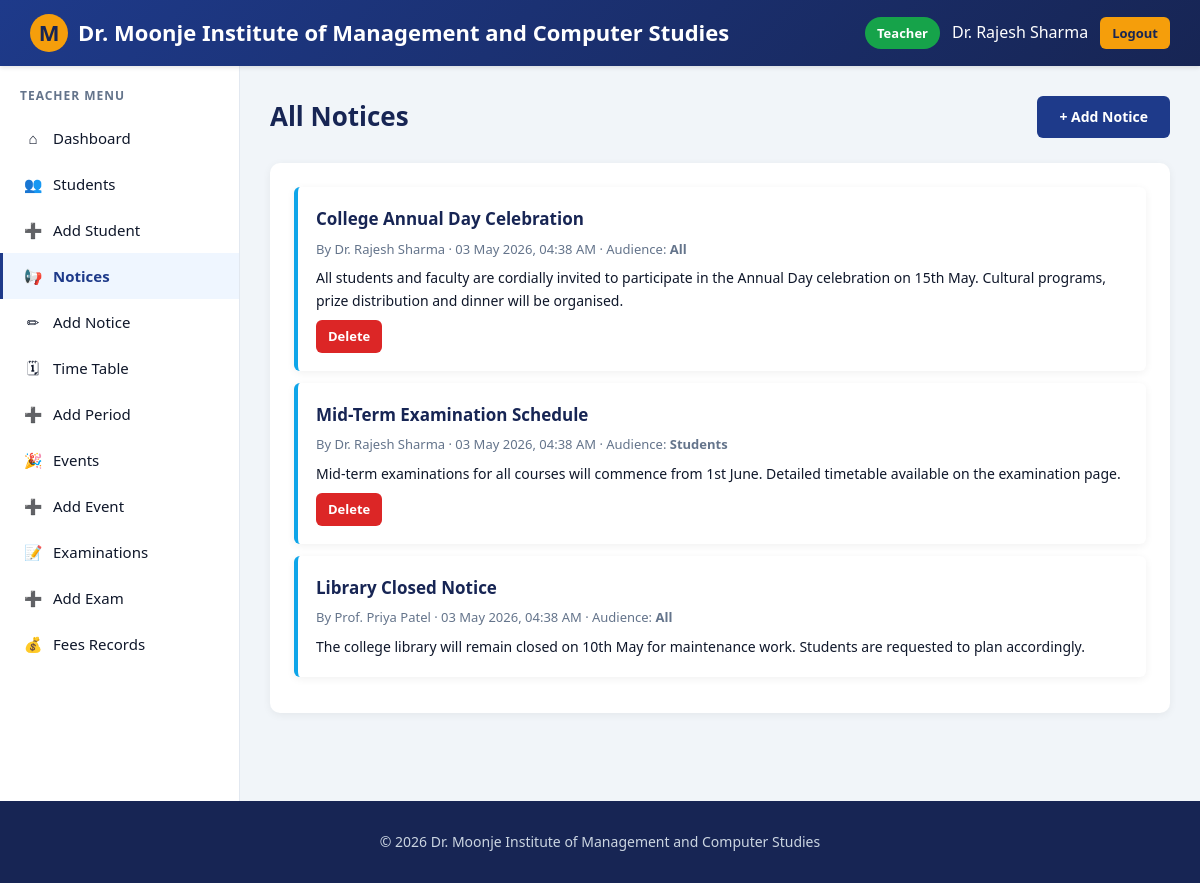
The page /teacher/notices.php (signed in) on the database its author committed.
### tables this page shows
CREATE TABLE notices (
    id INT AUTO_INCREMENT PRIMARY KEY,
    title VARCHAR(200) NOT NULL,
    description TEXT NOT NULL,
    target_audience ENUM('All','Students','Teachers') DEFAULT 'All',
    course VARCHAR(50) DEFAULT NULL,
    posted_by INT NOT NULL,
    created_at TIMESTAMP DEFAULT CURRENT_TIMESTAMP,
    FOREIGN KEY (posted_by) REFERENCES teachers(id) ON DELETE CASCADE
);

CREATE TABLE teachers (
    id INT AUTO_INCREMENT PRIMARY KEY,
    employee_id VARCHAR(20) NOT NULL UNIQUE,
    name VARCHAR(100) NOT NULL,
    email VARCHAR(100) NOT NULL UNIQUE,
    phone VARCHAR(15),
    password VARCHAR(255) NOT NULL,
    department VARCHAR(50) NOT NULL,
    designation VARCHAR(50),
    qualification VARCHAR(100),
    created_at TIMESTAMP DEFAULT CURRENT_TIMESTAMP
);

### config/db.php (called while the page is built, shortened)
<?php
function e($value) {
    return htmlspecialchars($value ?? '', ENT_QUOTES, 'UTF-8');
}

### teacher/notices.php (the view, shortened to what this page needs)
<?php
require_once '../includes/teacher_header.php';
$res = $conn->query("SELECT n.*, t.name AS teacher_name FROM notices n LEFT JOIN teachers t ON n.posted_by=t.id ORDER BY n.created_at DESC");
?>
<div class="page-header">
    <div><h1>All Notices</h1></div>
    <a href="add_notice.php" class="btn">+ Add Notice</a>
</div>
<div class="panel">
    <?php if($res->num_rows): while($n=$res->fetch_assoc()): ?>
        <div class="list-item">
            <h4><?= e($n['title']) ?></h4>
            <p class="meta">
                By <?= e($n['teacher_name']) ?> ·
                <?= date('d M Y, h:i A', strtotime($n['created_at'])) ?> ·
                Audience: <strong><?= e($n['target_audience']) ?></strong>
            </p>
            <p><?= nl2br(e($n['description'])) ?></p>
            <?php if($n['posted_by']==$_SESSION['teacher_id']): ?>
                <p style="margin-top:8px;"><a href="?delete=<?= $n['id'] ?>" class="btn btn-sm btn-danger" onclick="return confirm('Delete?')">Delete</a></p>
            <?php endif; ?>
        </div>
    <?php endwhile; else: ?>
        <p style="color:#64748b;">No notices yet.</p>
    <?php endif; ?>
</div>
<?php require_once '../includes/teacher_footer.php'; ?>

### assets/css/style.css (style rules this page uses)
* { margin:0; padding:0; box-sizing:border-box; }
:root { --primary:#1e3a8a; --primary-dark:#172554; --secondary:#f59e0b; --accent:#0ea5e9; --light:#f8fafc; --dark:#0f172a; --gray:#64748b; --border:#e2e8f0; --success:#16a34a; --danger:#dc2626; --warning:#f59e0b; --card-shadow:0 2px 8px rgba(0,0,0,0.06); }
body { font-family:'Segoe UI', Tahoma, sans-serif; background:#f1f5f9; color:var(--dark); line-height:1.6; min-height:100vh; }
a { text-decoration:none; color:var(--primary); }
.page-header { display:flex; justify-content:space-between; align-items:center; margin-bottom:25px; flex-wrap:wrap; gap:12px; }
.page-header h1 { font-size:26px; color:var(--primary-dark); }
.panel { background:#fff; border-radius:10px; padding:24px; box-shadow:var(--card-shadow); margin-bottom:20px; }
.btn { display:inline-block; padding:10px 22px; background:var(--primary); color:#fff; border:none; border-radius:6px; cursor:pointer; font-size:14px; font-weight:600; transition:background .2s, transform .1s; text-decoration:none; }
.btn-danger { background:var(--danger); }
.btn-sm { padding:6px 12px; font-size:13px; }
.list-item { padding:18px; background:#fff; border-left:4px solid var(--accent); border-radius:6px; margin-bottom:12px; box-shadow:var(--card-shadow); }
.list-item h4 { color:var(--primary-dark); margin-bottom:6px; font-size:17px; }
.list-item .meta { color:var(--gray); font-size:13px; margin-bottom:8px; }
.list-item p { color:var(--dark); font-size:14px; }

### rows shown on the page
notices: title "College Annual Day Celebration", posted_by.name "Dr. Rajesh Sharma", created_at "03 May 2026, 04:38 AM", target_audience "All", description "All students and faculty are cordially invited to participate in the Annual Day celebration on 15th May. Cultural programs, prize distribution and dinner will be organised."
notices: title "Mid-Term Examination Schedule", posted_by.name "Dr. Rajesh Sharma", created_at "03 May 2026, 04:38 AM", target_audience "Students", description "Mid-term examinations for all courses will commence from 1st June. Detailed timetable available on the examination page."
notices: title "Library Closed Notice", posted_by.name "Prof. Priya Patel", created_at "03 May 2026, 04:38 AM", target_audience "All", description "The college library will remain closed on 10th May for maintenance work. Students are requested to plan accordingly."

### other values the page prints
$_SESSION['teacher_name'] "Dr. Rajesh Sharma"
